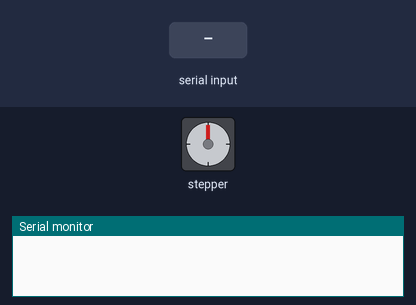
The sketch below on a simulated Arduino Uno, built with avr-gcc and run on an emulated ATmega328P. On the bench: stepper motor, the last lines printed to the serial monitor. The inputs (shaded band) are chosen by the test bench. Stepper angles assume 200 steps per turn.

Above: at 1.2 s.
1.3 s: "A9\n" received over Serial
At 1.45 s:
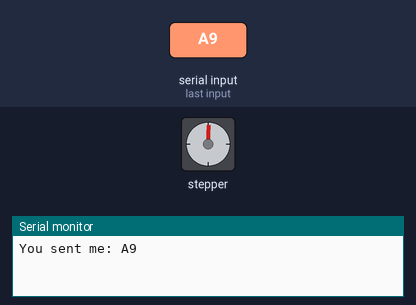
At 2.08 s:
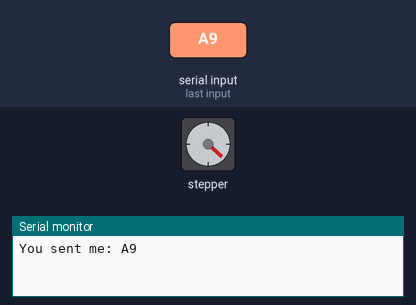
4.3 s: "1\n" received over Serial
Timing chart, 0 to 7.3 s (numbered marks = the images above; inputs shaded):
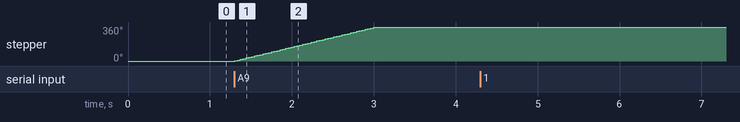

Measured:
- after the input at 1.3 s, stepper: turns 360° clockwise in 1.7 s, starting at once

The sketch:

motor_comm_test.ino
```cpp
#include <Stepper.h>

const int stepsPerRevolution = 200;
Stepper stepper1(stepsPerRevolution, 8, 9, 10, 11);


void setup() {
  stepper1.setSpeed(35);
  Serial.begin(9600);
}

void loop() {

  if(Serial.available() > 0){
    String data = Serial.readStringUntil('\n');
    Serial.print("You sent me: ");
    Serial.println(data);
    if(data == "A9"){
      stepper1.step(stepsPerRevolution);
    }
  }

}
```
